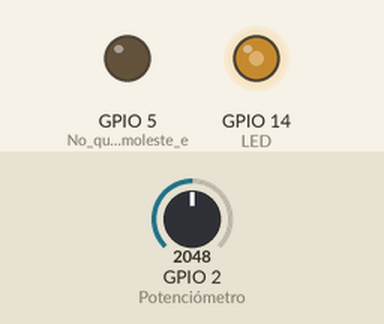
This sketch was run on a simulated ESP32. On the bench: output pins drawn as LEDs (lit = HIGH). The test bench sets the inputs (shaded band); at power-on: GPIO 2 (Potenciómetro) = 2048.

Above: at 1.2 s.
1.3 s: GPIO 2 (Potenciómetro) set to 2866
At 1.9 s:
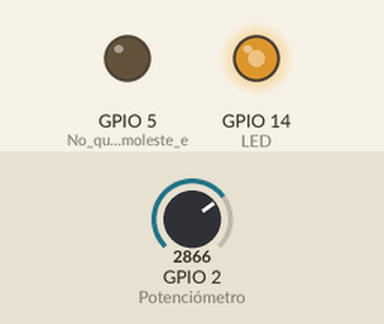
2.8 s: GPIO 2 (Potenciómetro) set to 3603
At 4.0 s:
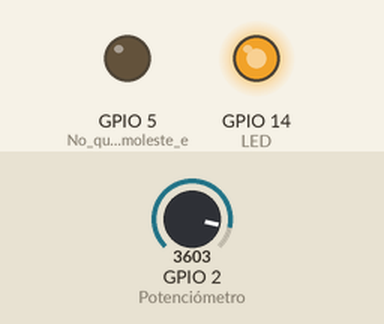
4.3 s: GPIO 2 (Potenciómetro) set to 491
At 5.4 s:
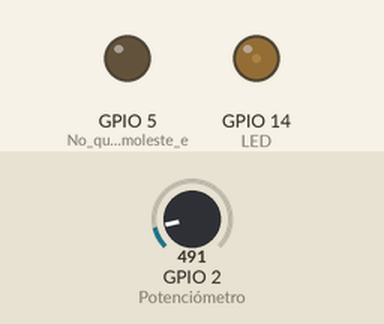
5.8 s: GPIO 2 (Potenciómetro) set to 0
At 6.5 s:
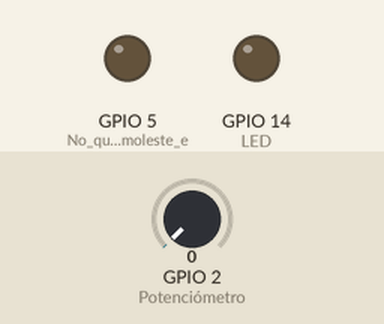
7.3 s: GPIO 2 (Potenciómetro) set to 2047
At 7.7 s:
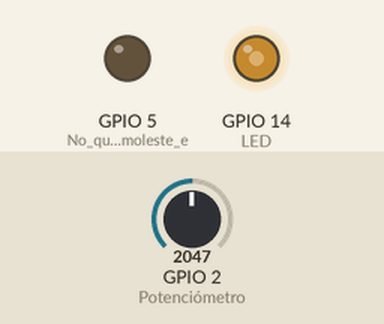
Timing chart, 0 to 9.8 s (numbered marks = the images above; inputs shaded):
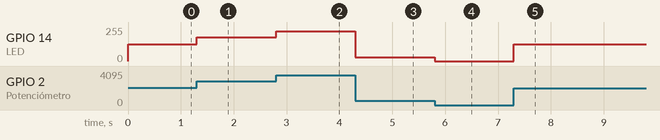

The sketch:

tema15.ino
```cpp
void setup() {
  pinMode(14, OUTPUT);    // LED
  pinMode(2, INPUT);      // Potenciómetro
  pinMode(5, OUTPUT);     // No queremos que moleste el pin 5
  ledcSetup(0, 1000, 8);  // LEDC, Canal 0 a 1KHz y 8 bits de resolución
  ledcAttachPin(14, 0);   // Asignación del pin 14 al canal 0
}

void loop() {
  int pot0;
  int dimmer_led;

  pot0 = analogRead(2);
  dimmer_led = map(pot0, 0, 4095, 0, 255);
  ledcWrite(0, dimmer_led); // Modificamos la luminosidad del canal 0 de LEDC
}
```

Measured:
- after the input at 1.3 s, GPIO 14 (LED): 127/255 → 177/255 at once
- after the input at 2.8 s, GPIO 14 (LED): 177/255 → 223/255 at once
- after the input at 4.3 s, GPIO 14 (LED): 223/255 → 30/255 at once
- after the input at 5.8 s, GPIO 14 (LED): 30/255 → 0/255 at once
- after the input at 7.3 s, GPIO 14 (LED): 0/255 → 127/255 at once
